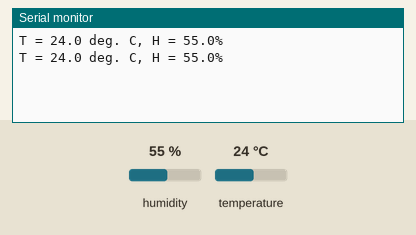
A sketch run on a simulated Arduino Uno, built with avr-gcc and run on an emulated ATmega328P. Parts: the last lines printed to the serial monitor. Inputs (shaded band) come from the test bench; at power-on: humidity 55 %, temperature 24 °C.

Above: at 6.8 s.
6.9 s: humidity set to 22 %
At 9.8 s:
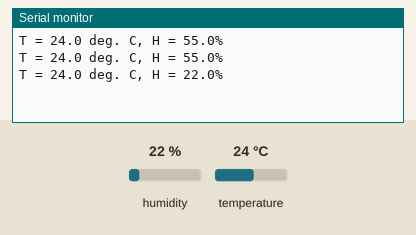
11.4 s: temperature set to 12 °C
At 13.3 s:
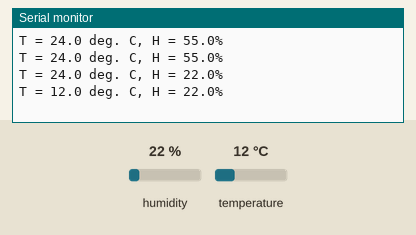
15.9 s: humidity set to 40 %
At 19.2 s:
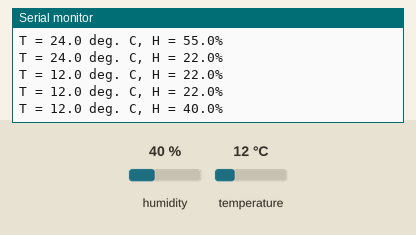
Timing chart, 0 to 20.7 s (numbered marks = the images above; inputs shaded):
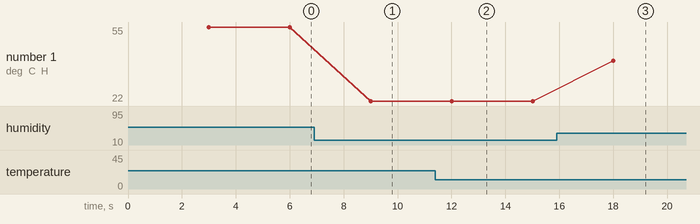

Measured:
- after the input at 6.9 s, the serial monitor: prints a new line after 2.1 s (image 1)
- after the input at 11.4 s, the serial monitor: prints a new line after 0.60 s (image 2)
- after the input at 15.9 s, the serial monitor: prints a new line after 2.1 s (image 3)
- plotted number 1: 55 → 22 after the input at 6.9 s, 22 → 40 after the input at 15.9 s

The sketch:

DHT_nonblocking.ino
```cpp
// (licence header left out)
#include <dht_nonblocking.h>

/* Uncomment according to your sensortype. */
#define DHT_SENSOR_TYPE DHT_TYPE_11
//#define DHT_SENSOR_TYPE DHT_TYPE_21
//#define DHT_SENSOR_TYPE DHT_TYPE_22

#define DHT_SENSOR_PIN  A3
DHT_nonblocking dht_sensor( DHT_SENSOR_PIN, DHT_SENSOR_TYPE );


/*
 * Initialize the serial port.
 */
void setup( )
{
  Serial.begin( 9600);
}


/*
 * Poll for a measurement, keeping the state machine alive.  Returns
 * true if a measurement is available.
 */
static bool measure_environment( float *temperature, float *humidity )
{
  static unsigned long measurement_timestamp = millis( );

  /* Measure once every four seconds. */
  if( millis( ) - measurement_timestamp > 3000ul )
  {
    if( dht_sensor.measure( temperature, humidity ) == true )
    {
      measurement_timestamp = millis( );
      return( true );
    }
  }

  return( false );
}


/*
 * Main program loop.
 */
void loop( )
{
  float temperature;
  float humidity;

  /* Measure temperature and humidity.  If the functions returns
     true, then a measurement is available. */
  if( measure_environment( &temperature, &humidity ) == true )
  {
    Serial.print( "T = " );
    Serial.print( temperature, 1 );
    Serial.print( " deg. C, H = " );
    Serial.print( humidity, 1 );
    Serial.println( "%" );
  }
}
```
